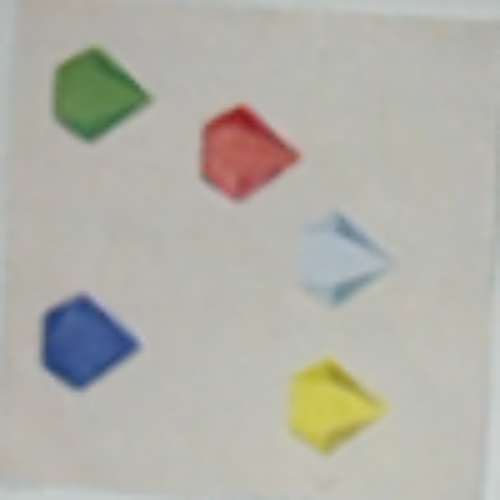
#> input picture crop_card.png, 500 x 500 px
$ python image.py
#> lines starting #> are read from the running program, lines starting #| are printed output that depends on the picture
import cv2

img = cv2.imread('crop_card.png', 1)
#> img is the input picture: shape (500, 500, 3); mean B, G, R 169, 177.2, 178.4
cv2.imshow("Original image", img)

# CLAHE (Contrast Limited Adaptive Histogram Equalization)
clahe = cv2.createCLAHE(clipLimit=3., tileGridSize=(8, 8))

# convert from BGR to LAB color space
lab = cv2.cvtColor(img, cv2.COLOR_BGR2LAB)
#> lab: shape (500, 500, 3); mean of channels 0, 1, 2 184.2, 127.3, 132.4
l, a, b = cv2.split(lab)  # split on 3 different channels
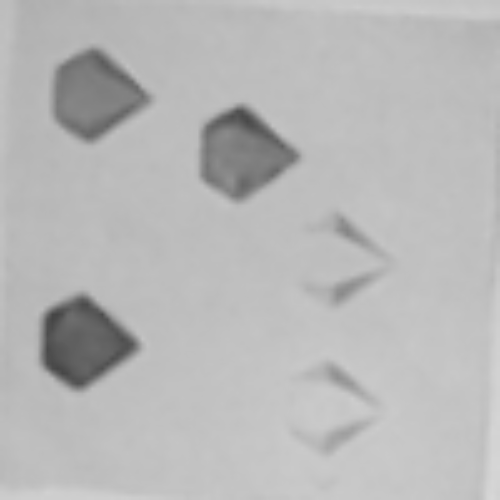
#> l: shape (500, 500); min 69, max 215, mean 184.2
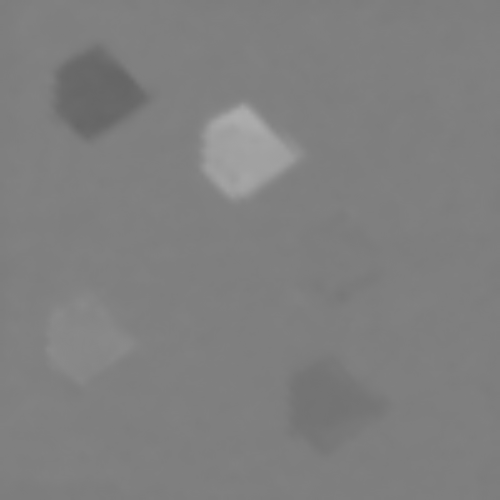
#> a: shape (500, 500); min 101, max 173, mean 127.3
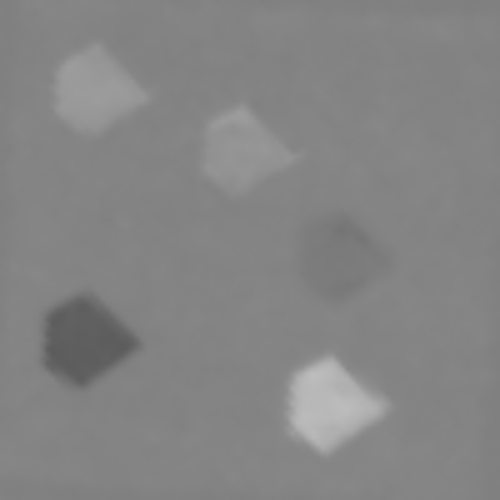
#> b: shape (500, 500); min 91, max 189, mean 132.4

l2 = clahe.apply(l)  # apply CLAHE to the L-channel
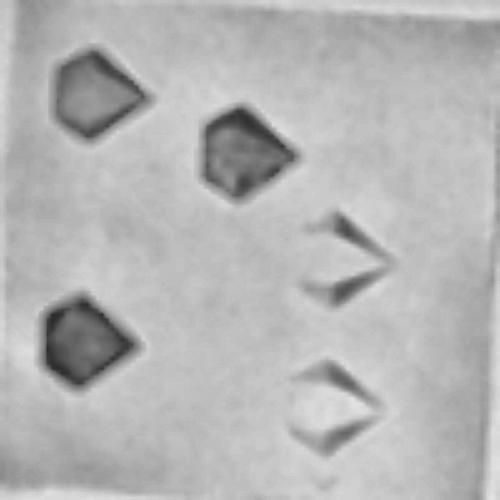
#> l2: shape (500, 500); min 42, max 227, mean 181.2

lab = cv2.merge((l2, a, b))  # merge channels
#> lab: shape (500, 500, 3); mean of channels 0, 1, 2 181.2, 127.3, 132.4
img2 = cv2.cvtColor(lab, cv2.COLOR_LAB2BGR)  # convert from LAB to BGR
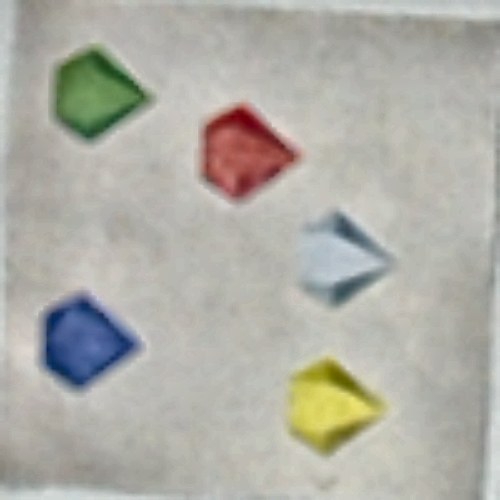
#> img2: shape (500, 500, 3); mean B, G, R 166, 174.3, 175.4
cv2.imshow('Increased contrast', img2)
#cv2.imwrite('sunset_modified.jpg', img2)

cv2.waitKey(0)
cv2.destroyAllWindows()
